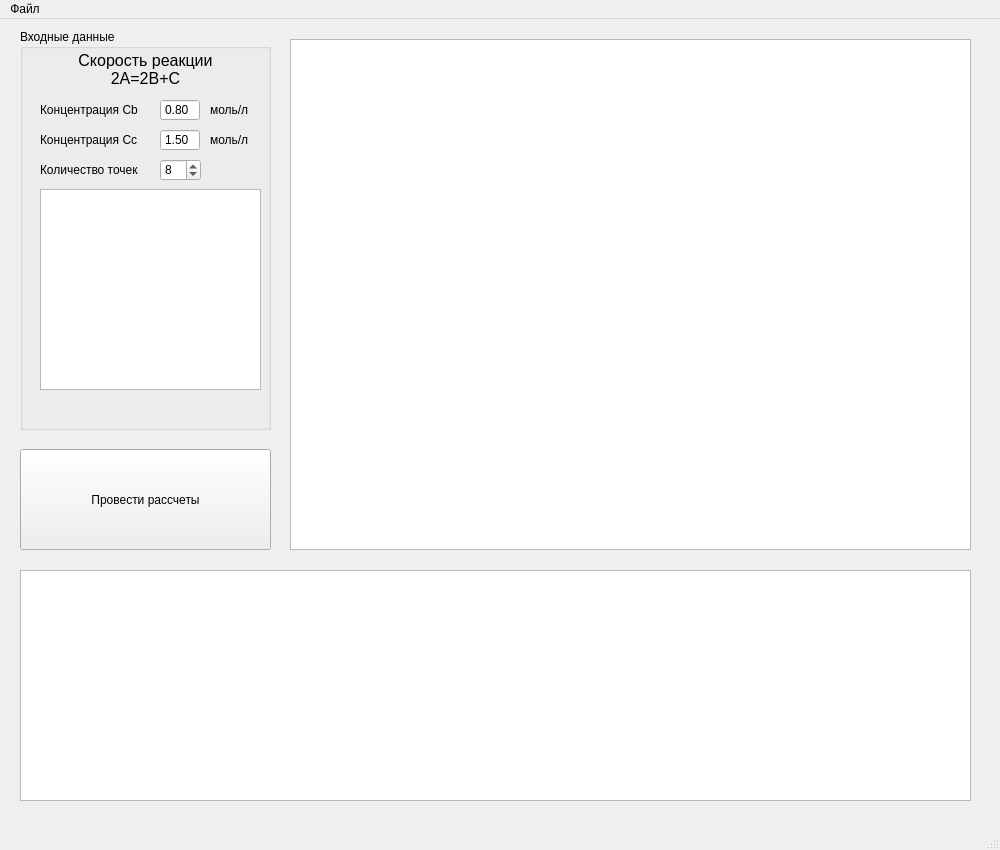
<?xml version="1.0" encoding="UTF-8"?>
<ui version="4.0">
 <class>MainWindow</class>
 <widget class="QMainWindow" name="MainWindow">
  <property name="geometry">
   <rect>
    <x>0</x>
    <y>0</y>
    <width>1000</width>
    <height>850</height>
   </rect>
  </property>
  <property name="minimumSize">
   <size>
    <width>1000</width>
    <height>850</height>
   </size>
  </property>
  <property name="maximumSize">
   <size>
    <width>1000</width>
    <height>850</height>
   </size>
  </property>
  <property name="baseSize">
   <size>
    <width>2</width>
    <height>0</height>
   </size>
  </property>
  <property name="windowTitle">
   <string>Константа скорости реакции</string>
  </property>
  <widget class="QWidget" name="centralwidget">
   <widget class="QGroupBox" name="groupBox">
    <property name="geometry">
     <rect>
      <x>20</x>
      <y>10</y>
      <width>251</width>
      <height>401</height>
     </rect>
    </property>
    <property name="title">
     <string>Входные данные</string>
    </property>
    <widget class="QTableWidget" name="tableWidget">
     <property name="geometry">
      <rect>
       <x>20</x>
       <y>160</y>
       <width>221</width>
       <height>201</height>
      </rect>
     </property>
     <property name="baseSize">
      <size>
       <width>0</width>
       <height>0</height>
      </size>
     </property>
     <property name="gridStyle">
      <enum>Qt::SolidLine</enum>
     </property>
    </widget>
    <widget class="QDoubleSpinBox" name="doubleSpinBox">
     <property name="geometry">
      <rect>
       <x>140</x>
       <y>70</y>
       <width>40</width>
       <height>22</height>
      </rect>
     </property>
     <property name="buttonSymbols">
      <enum>QAbstractSpinBox::NoButtons</enum>
     </property>
     <property name="specialValueText">
      <string/>
     </property>
     <property name="correctionMode">
      <enum>QAbstractSpinBox::CorrectToPreviousValue</enum>
     </property>
     <property name="prefix">
      <string/>
     </property>
     <property name="suffix">
      <string/>
     </property>
     <property name="value">
      <double>0.800000000000000</double>
     </property>
    </widget>
    <widget class="QDoubleSpinBox" name="doubleSpinBox_2">
     <property name="geometry">
      <rect>
       <x>140</x>
       <y>100</y>
       <width>40</width>
       <height>22</height>
      </rect>
     </property>
     <property name="buttonSymbols">
      <enum>QAbstractSpinBox::NoButtons</enum>
     </property>
     <property name="value">
      <double>1.500000000000000</double>
     </property>
    </widget>
    <widget class="QLabel" name="label">
     <property name="geometry">
      <rect>
       <x>20</x>
       <y>70</y>
       <width>103</width>
       <height>21</height>
      </rect>
     </property>
     <property name="text">
      <string>Концентрация Cb</string>
     </property>
    </widget>
    <widget class="QLabel" name="label_2">
     <property name="geometry">
      <rect>
       <x>20</x>
       <y>100</y>
       <width>103</width>
       <height>21</height>
      </rect>
     </property>
     <property name="text">
      <string>Концентрация Cc     </string>
     </property>
    </widget>
    <widget class="QLabel" name="label_5">
     <property name="geometry">
      <rect>
       <x>190</x>
       <y>70</y>
       <width>47</width>
       <height>21</height>
      </rect>
     </property>
     <property name="text">
      <string>моль/л</string>
     </property>
    </widget>
    <widget class="QLabel" name="label_6">
     <property name="geometry">
      <rect>
       <x>190</x>
       <y>100</y>
       <width>47</width>
       <height>21</height>
      </rect>
     </property>
     <property name="text">
      <string>моль/л</string>
     </property>
    </widget>
    <widget class="QSpinBox" name="spinBox_2">
     <property name="geometry">
      <rect>
       <x>140</x>
       <y>130</y>
       <width>41</width>
       <height>22</height>
      </rect>
     </property>
     <property name="minimum">
      <number>1</number>
     </property>
     <property name="value">
      <number>8</number>
     </property>
    </widget>
    <widget class="QLabel" name="label_10">
     <property name="geometry">
      <rect>
       <x>20</x>
       <y>130</y>
       <width>101</width>
       <height>21</height>
      </rect>
     </property>
     <property name="text">
      <string>Количество точек</string>
     </property>
    </widget>
    <widget class="QLabel" name="label_3">
     <property name="geometry">
      <rect>
       <x>20</x>
       <y>20</y>
       <width>211</width>
       <height>41</height>
      </rect>
     </property>
     <property name="font">
      <font>
       <pointsize>12</pointsize>
      </font>
     </property>
     <property name="text">
      <string>Скорость реакции 
2A=2B+C</string>
     </property>
     <property name="textFormat">
      <enum>Qt::AutoText</enum>
     </property>
     <property name="alignment">
      <set>Qt::AlignCenter</set>
     </property>
    </widget>
   </widget>
   <widget class="QTableWidget" name="tableWidget_2">
    <property name="geometry">
     <rect>
      <x>20</x>
      <y>551</y>
      <width>951</width>
      <height>231</height>
     </rect>
    </property>
   </widget>
   <widget class="QPushButton" name="pushButton">
    <property name="geometry">
     <rect>
      <x>20</x>
      <y>430</y>
      <width>251</width>
      <height>101</height>
     </rect>
    </property>
    <property name="text">
     <string>Провести рассчеты</string>
    </property>
   </widget>
   <widget class="PlotWidget" name="plot">
    <property name="geometry">
     <rect>
      <x>290</x>
      <y>20</y>
      <width>681</width>
      <height>511</height>
     </rect>
    </property>
    <property name="interactive">
     <bool>true</bool>
    </property>
   </widget>
  </widget>
  <widget class="QMenuBar" name="menubar">
   <property name="geometry">
    <rect>
     <x>0</x>
     <y>0</y>
     <width>1000</width>
     <height>22</height>
    </rect>
   </property>
   <widget class="QMenu" name="menu">
    <property name="title">
     <string>Файл</string>
    </property>
    <addaction name="action"/>
    <addaction name="action_3"/>
    <addaction name="action_2"/>
   </widget>
   <addaction name="menu"/>
  </widget>
  <widget class="QStatusBar" name="statusbar"/>
  <action name="action">
   <property name="text">
    <string>Сохранить данные</string>
   </property>
   <property name="shortcutContext">
    <enum>Qt::WindowShortcut</enum>
   </property>
  </action>
  <action name="action_2">
   <property name="text">
    <string>Выход</string>
   </property>
  </action>
  <action name="action_3">
   <property name="text">
    <string>Справка</string>
   </property>
  </action>
 </widget>
 <customwidgets>
  <customwidget>
   <class>PlotWidget</class>
   <extends>QGraphicsView</extends>
   <header>pyqtgraph</header>
  </customwidget>
 </customwidgets>
 <resources/>
 <connections/>
 <designerdata>
  <property name="gridDeltaX">
   <number>10</number>
  </property>
  <property name="gridDeltaY">
   <number>10</number>
  </property>
  <property name="gridSnapX">
   <bool>true</bool>
  </property>
  <property name="gridSnapY">
   <bool>true</bool>
  </property>
  <property name="gridVisible">
   <bool>true</bool>
  </property>
 </designerdata>
</ui>
